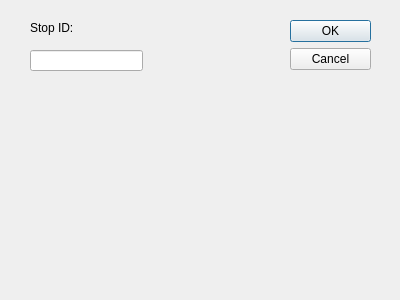
<?xml version="1.0" encoding="UTF-8"?>
<ui version="4.0">
 <class>LineForStopDialog</class>
 <widget class="QDialog" name="LineForStopDialog">
  <property name="geometry">
   <rect>
    <x>0</x>
    <y>0</y>
    <width>400</width>
    <height>300</height>
   </rect>
  </property>
  <property name="windowTitle">
   <string>Info for stop</string>
  </property>
  <widget class="QDialogButtonBox" name="buttonBox">
   <property name="geometry">
    <rect>
     <x>290</x>
     <y>20</y>
     <width>81</width>
     <height>241</height>
    </rect>
   </property>
   <property name="orientation">
    <enum>Qt::Vertical</enum>
   </property>
   <property name="standardButtons">
    <set>QDialogButtonBox::Cancel|QDialogButtonBox::Ok</set>
   </property>
  </widget>
  <widget class="QLabel" name="label">
   <property name="geometry">
    <rect>
     <x>30</x>
     <y>20</y>
     <width>60</width>
     <height>16</height>
    </rect>
   </property>
   <property name="text">
    <string>Stop ID:</string>
   </property>
  </widget>
  <widget class="QLineEdit" name="lineEdit">
   <property name="geometry">
    <rect>
     <x>30</x>
     <y>50</y>
     <width>113</width>
     <height>21</height>
    </rect>
   </property>
  </widget>
 </widget>
 <resources/>
 <connections>
  <connection>
   <sender>buttonBox</sender>
   <signal>accepted()</signal>
   <receiver>LineForStopDialog</receiver>
   <slot>accept()</slot>
   <hints>
    <hint type="sourcelabel">
     <x>248</x>
     <y>254</y>
    </hint>
    <hint type="destinationlabel">
     <x>157</x>
     <y>274</y>
    </hint>
   </hints>
  </connection>
  <connection>
   <sender>buttonBox</sender>
   <signal>rejected()</signal>
   <receiver>LineForStopDialog</receiver>
   <slot>reject()</slot>
   <hints>
    <hint type="sourcelabel">
     <x>316</x>
     <y>260</y>
    </hint>
    <hint type="destinationlabel">
     <x>286</x>
     <y>274</y>
    </hint>
   </hints>
  </connection>
 </connections>
</ui>
